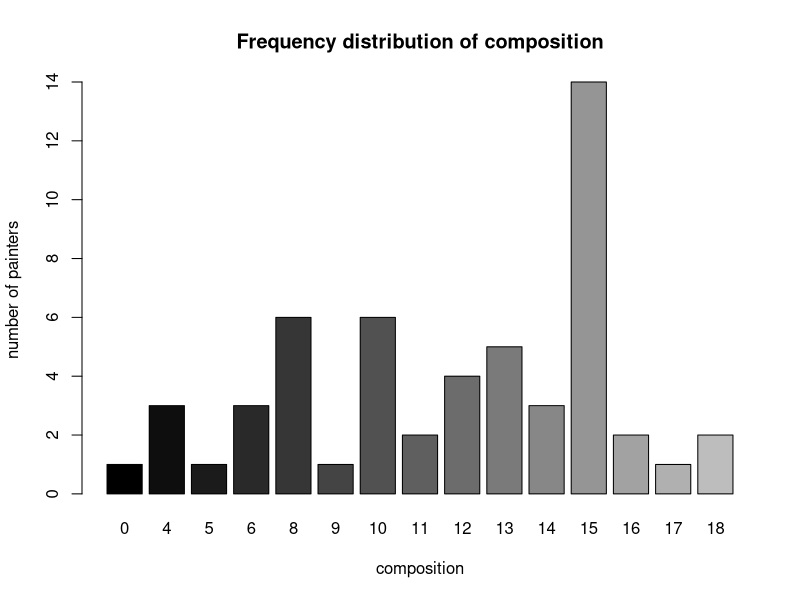
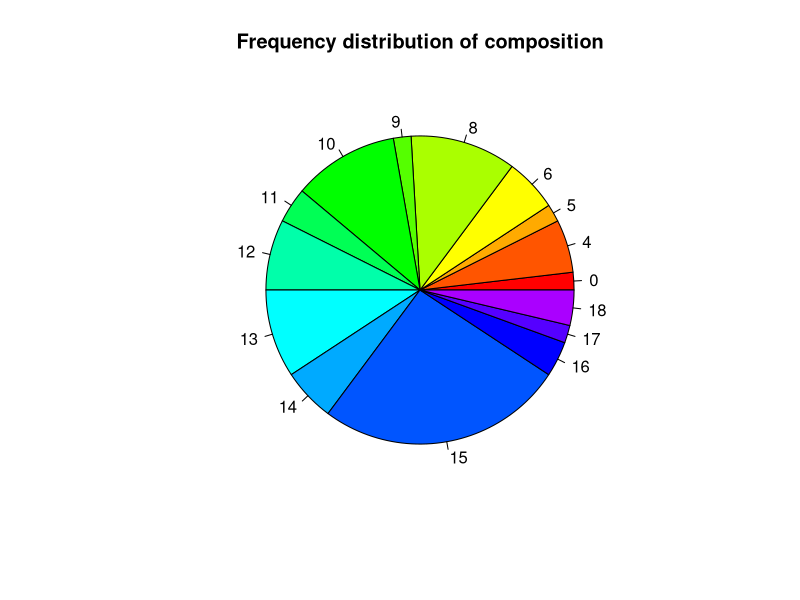

The R source for these figures, in order:

# MASS-Paket laden
library(MASS)

# data frame anzeigen
# View(painters)

# Aufgabe: Häufigkeitsverteilung
# ----------------------------------------------------------------------------------------------------

# Häufigkeit in Zahlen
composition.freq <- table(painters$Composition)
composition.freq

school.membercount <- table(painters$School)
school.max <- sort(school.membercount, decreasing = TRUE)[1]
school.max

# Schule(n) mit meisten Malern 
school.membercount[school.membercount == school.max]


#Aufgabe: Relative Häufigkeitsverteilung
# ----------------------------------------------------------------------------------------------------

# Bestehende Options zwischenspeichern und auf 4 Nachkommastellen setzen
options.old <- options(digits = 3) 

# Haeufigkeitsverteilung in Prozenten
composition.percentage <- prop.table(composition.freq) * 100 
composition.percentage

# noch mit Totalisierung
addmargins(composition.percentage) 

# Options zuruecksetzen
options(options.old) 


#Aufgabe: Balkendiagramm
# ----------------------------------------------------------------------------------------------------

# Verlaufsfarben erstellen
colors.gradient <- gray(seq(0, .9, length.out = 18))

# Balkendiagramm
barplot(composition.freq, col = colors.gradient, main = "Frequency distribution of composition",
        xlab = "composition", ylab = "number of painters")


#Aufgabe: Kuchendiagramm
# ----------------------------------------------------------------------------------------------------

# Farben des Regenbogens
colors.rainbow <- rainbow(18)

# Kuchendiagramm
pie(composition.freq, col = colors.rainbow, main =  "Frequency distribution of composition")


#Aufgabe 1: Gruppenstatistik
# ----------------------------------------------------------------------------------------------------

# Schule(n) mit höchstem Wert Composition
composition.max <- painters[painters$Composition == max(painters$Composition),]$School
composition.max

# Schule mit durchschnittlich höchstem Wert Composition 
composition.max.mean <- sort(tapply(painters$Composition, painters$School, mean), decreasing = TRUE)[1]
composition.max.mean


#Aufgabe 2: Gruppenstatistik
# ----------------------------------------------------------------------------------------------------

# Maler mit Color groesser oder gleich 14
painters.color.high <- painters[painters$Colour >= 14,]
painters.color.high

# Maler mit Color kleiner als 14
painters.color.low <- painters[painters$Colour < 14, ]
painters.color.low

# Anteil von Malern mit Color >= 14
options.old <- options(digits = 4)

painters.color.high.percentage <- 100 * nrow(painters.color.high) / nrow(painters)
painters.color.high.percentage



